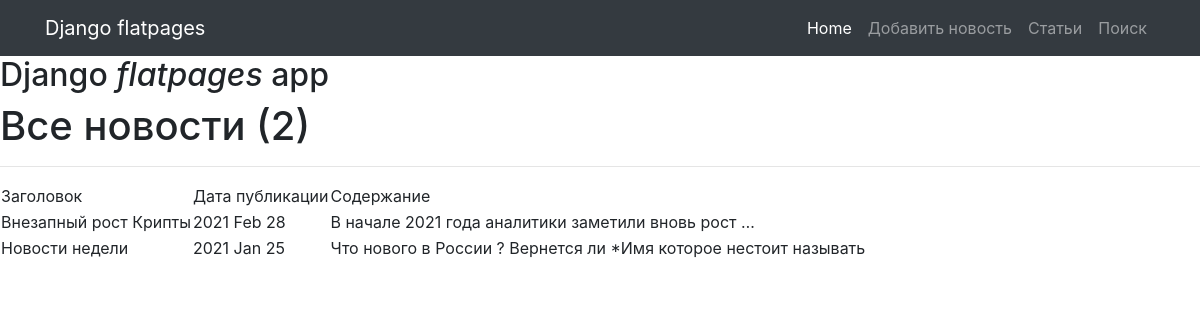
/posts/, run on the app's committed database.
### news/models.py (models this page shows, shortened)
class Post(models.Model):
    author_id =models.ForeignKey(Author, on_delete=models.CASCADE, verbose_name='Автор')
    its_post =models.BooleanField(default=True)
    insertdt = models.DateTimeField(auto_now_add=True)
    category_id = models.ManyToManyField(Category,through='PostCategory',null=True,blank=True)
    caption =models.CharField(max_length=255)
    text = models.TextField()
    rating =models.IntegerField(default=0)

### news/views.py (the view)
# urls.py: path('',PostList.as_view()),
class PostList(ListView):
    model = Post
    template_name = 'posts.html'
    context_object_name = 'posts'
    ordering = ['-insertdt']
    paginate_by = 2

### news/templatetags/custom_filters.py (called while the page is built)
@register.filter(name='censor')
def censor(value):
    value = value.replace('Ковид','*Болезнь о которой не стоит говорить*')
    value = value.replace('Навальный','*Имя которое нестоит называть')
    value = value.replace('кризис','*временные трудности*')
    return str(value)

### templates/posts.html (shortened to what this page needs)
{% extends 'flatpages/default.html' %}
{% load custom_filters %}
{% block content %}
<h1>Все новости  ({{posts|length}})</h1>
<hr>
<table>
    <tr>
        <td>
            Заголовок
        </td>
        <td>
            Дата публикации
        </td>
        <td>
            Содержание
        </td>
    </tr>
    {% for post in posts %}
    <tr>
        <td>
            {{post.caption|censor }}
        </td>
        <td>
            {{post.insertdt|date:'Y M d'}}
        </td>
        <td>
            {{post.text|truncatechars:50|censor}}
        </td>
    </tr>
    {% endfor %}
</table>
{% endblock content %}

### data on the page
Post: caption|censor "Внезапный рост Крипты", insertdt "2021 Feb 28", text|censor "В начале 2021 года аналитики заметили вновь рост …"
Post: caption|censor "Новости недели", insertdt "2021 Jan 25", text|censor "Что нового в России ? Вернется ли *Имя которое нестоит называть"

### other printed values
{{ posts|length }} "2"
